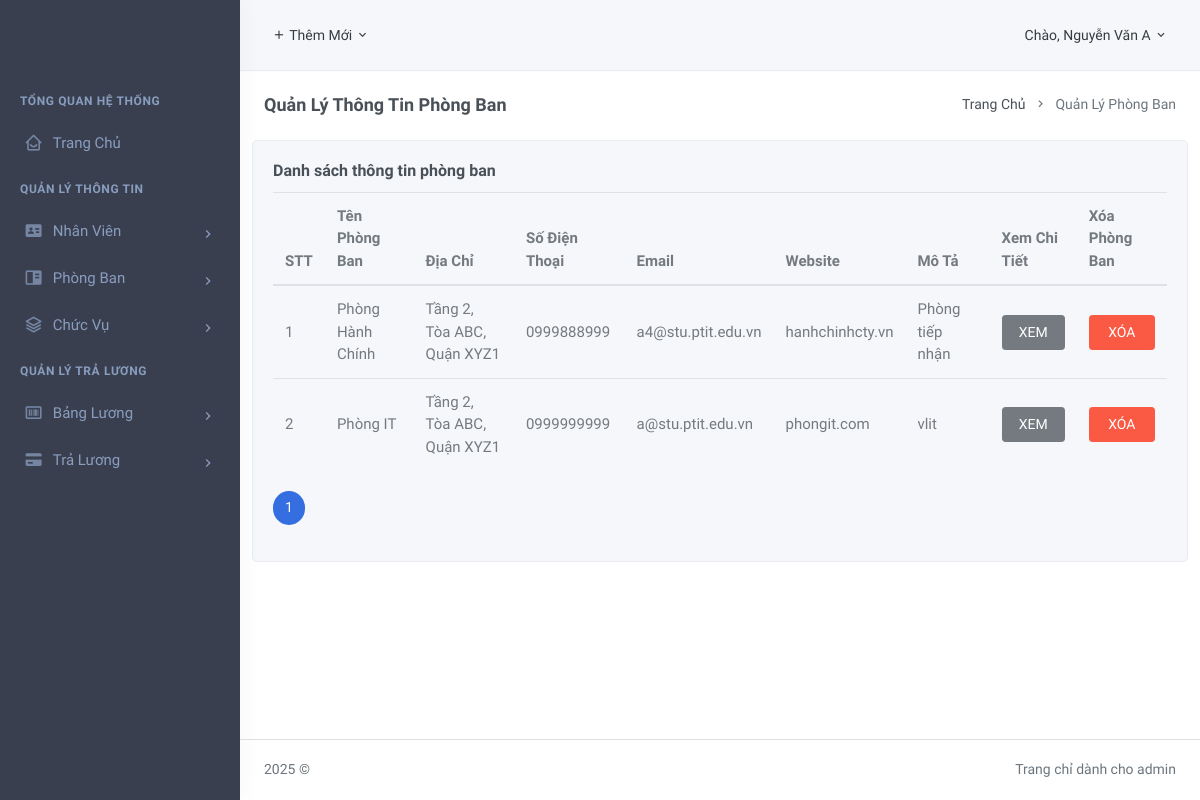
/src/PhongBan/PhongBan.php (signed in), run on the app's committed database.
### tables this page shows
CREATE TABLE `phongban` (
  `MaPB` int(11) NOT NULL,
  `TenPhongBan` varchar(50) NOT NULL,
  `DiaChi` varchar(255) DEFAULT NULL,
  `SoDienThoai` varchar(20) DEFAULT NULL,
  `Email` varchar(100) DEFAULT NULL,
  `Website` varchar(100) DEFAULT NULL,
  `MoTa` text DEFAULT NULL
);

### src/PhongBan/PhongBan.php (the view, shortened to what this page needs)
<?php
$servername = "127.0.0.1";
$username = "root";
$password = "";
$dbname = "hrm_nhanvien";
$conn = new mysqli($servername, $username, $password, $dbname);
$records_per_page = 10;
$page = isset($_GET['page']) && is_numeric($_GET['page']) ? (int)$_GET['page'] : 1;
$offset = ($page - 1) * $records_per_page;
$sql_count = "SELECT COUNT(*) as total FROM phongban";
$result_count = $conn->query($sql_count);
$total_records = $result_count->fetch_assoc()['total'];
$totalPages = ceil($total_records / $records_per_page);
$sql = "SELECT MaPB, TenPhongBan, DiaChi, SoDienThoai, Email, Website, MoTa
        FROM phongban
        LIMIT ? OFFSET ?";
$stmt = $conn->prepare($sql);
$stmt->bind_param("ii", $records_per_page, $offset);
$stmt->execute();
$result = $stmt->get_result();
$list = $result->fetch_all(MYSQLI_ASSOC);
require(__DIR__ . '/../layouts/header.php');
?>
<div class="page-content">
    <div class="container-fluid">
        <div class="row">
            <div class="col-12">
                <div class="page-title-box d-flex align-items-center justify-content-between">
                    <h4 class="mb-0 font-size-18">Quản Lý Thông Tin Phòng Ban</h4>
                    <div class="page-title-right">
                        <ol class="breadcrumb m-0">
                            <li class="breadcrumb-item"><a href="/QLNhanVien_thuan/src/TrangChu.php">Trang Chủ</a></li>
                            <li class="breadcrumb-item active">Quản Lý Phòng Ban</li>
                        </ol>
                    </div>
                </div>
            </div>
        </div>
    </div>
    <div class="row">
        <div class="col-12">
            <div class="card">
                <div class="card-body">
                    <h4 class="card-title">Danh sách thông tin phòng ban</h4>
                    <div id="basic-datatable_wrapper" class="dataTables_wrapper dt-bootstrap4 no-footer">
                        <div class="row">
                            <div class="col-sm-12">
                                <div class="table-responsive">
                                    <table class="table mb-0">
                                        <thead>
                                            <tr>
                                                <th>STT</th>
                                                <th>Tên Phòng Ban</th>
                                                <th>Địa Chỉ</th>
                                                <th>Số Điện Thoại</th>
                                                <th>Email</th>
                                                <th>Website</th>
                                                <th>Mô Tả</th>
                                                <?php if ($_SESSION['chucvu'] == 3): ?>
                                                    <th>Xem Chi Tiết</th>
                                                    <th>Xóa Phòng Ban</th>
                                                <?php endif; ?>
                                            </tr>
                                        </thead>
                                        <tbody>
                                            <?php foreach ($list as $key => $value): ?>
                                                <tr role="row" class="odd">
                                                    <td><?php echo $key + 1 + $offset; ?></td>
                                                    <td><?php echo htmlspecialchars($value['TenPhongBan']); ?></td>
                                                    <td><?php echo htmlspecialchars($value['DiaChi']); ?></td>
                                                    <td><?php echo htmlspecialchars($value['SoDienThoai']); ?></td>
                                                    <td><?php echo htmlspecialchars($value['Email']); ?></td>
                                                    <td><?php echo htmlspecialchars($value['Website']); ?></td>
                                                    <td><?php echo htmlspecialchars(substr($value['MoTa'], 0, 20)); ?></td>
                                                    <?php if ($_SESSION['chucvu'] == 3): ?>
                                                        <td>
                                                            <a class="btn btn-secondary" style="width: 100%;" href="/QLNhanVien_thuan/src/PhongBan/SuaPhongBan.php?id=<?php echo $value['MaPB']; ?>">XEM</a>
                                                        </td>
                                                        <td>
                                                            <a class="btn btn-danger" style="width: 100%;" href="/QLNhanVien_thuan/src/PhongBan/XoaPhongBan.php?id=<?php echo $value['MaPB']; ?>" onclick="return confirm('Bạn có chắc chắn muốn xóa phòng ban này?');">XÓA</a>
                                                        </td>
                                                    <?php endif; ?>
                                                </tr>
                                            <?php endforeach; ?>
                                        </tbody>
                                    </table>
                                </div>
                            </div>
                        </div>
                        <br>
                        <div class="row">
                            <div class="col-sm-12">
                                <div class="dataTables_paginate paging_simple_numbers" id="basic-datatable_paginate">
                                    <ul class="pagination pagination-rounded">
                                        <?php for ($i = 1; $i <= $totalPages; $i++): ?>
                                            <li style="margin-right: 5px;" class="paginate_button page-item <?php echo $i === $page ? 'active' : ''; ?>">
                                                <a href="/QLNhanVien_thuan/index.php?path=phong-ban&page=<?php echo $i; ?>" class="page-link"><?php echo $i; ?></a>
                                            </li>
                                        <?php endfor; ?>
                                    </ul>
                                </div>
                            </div>
                        </div>
                    </div>
                </div>
            </div>
        </div>
    </div>
</div>
<?php
require(__DIR__ . '/../layouts/footer.php');
?>

### src/PhongBan/PhongBan.php (style rules this page uses)
.table th, .table td { padding: 0.75rem; vertical-align: middle; border-top: 1px solid #dee2e6; font-size: 15px; }

### data on the page
phongban: offset "1", TenPhongBan "Phòng Hành Chính", DiaChi "Tầng 2, Tòa ABC, Quận XYZ1", SoDienThoai "0999888999", Email "a4@stu.ptit.edu.vn", Website "hanhchinhcty.vn", MoTa "Phòng tiếp nhận"
phongban: offset "2", TenPhongBan "Phòng IT", DiaChi "Tầng 2, Tòa ABC, Quận XYZ1", SoDienThoai "0999999999", Email "a@stu.ptit.edu.vn", Website "phongit.com", MoTa "vlit"

### other printed values
$_SESSION['hoten'] "Nguyễn Văn A"
